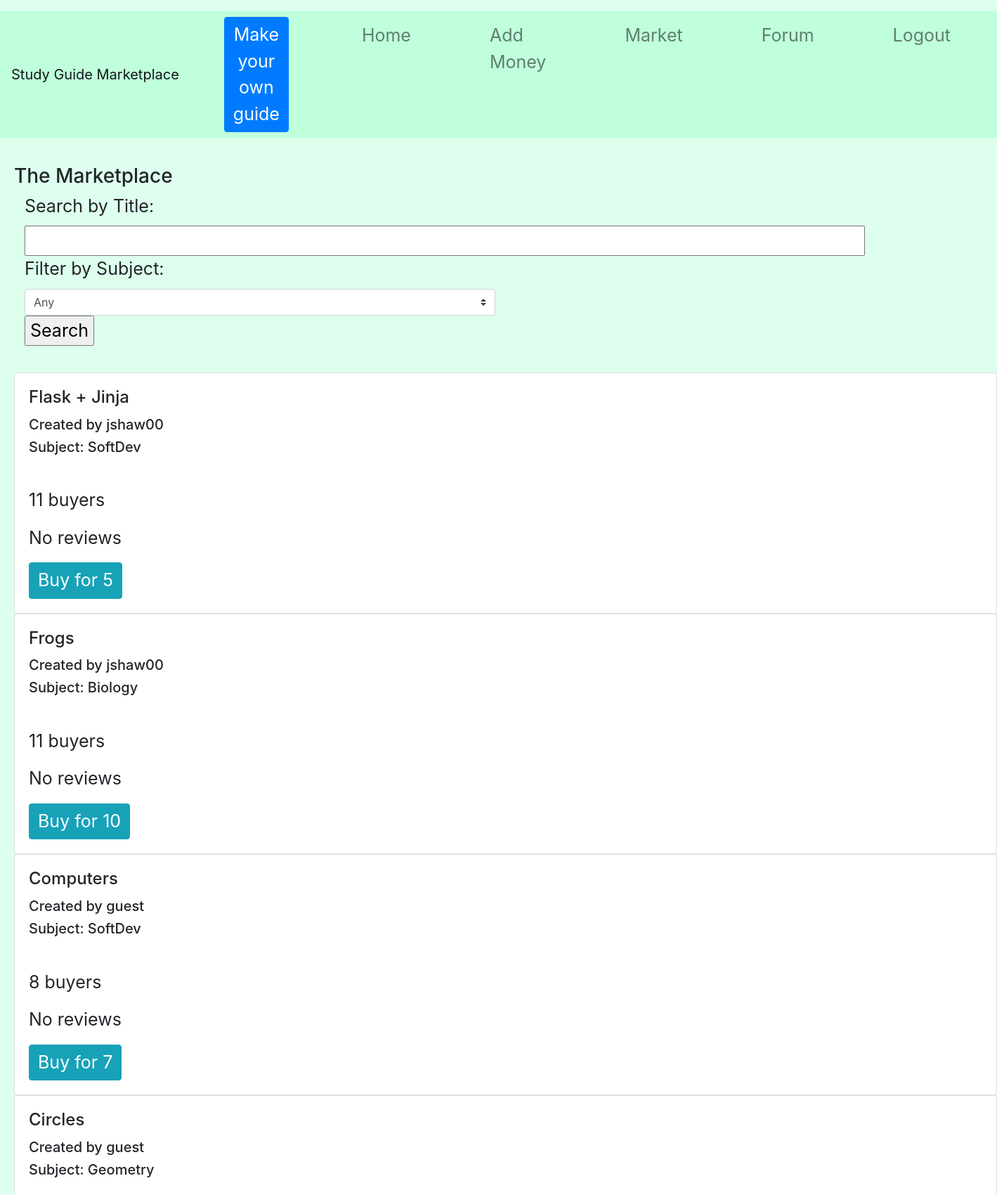
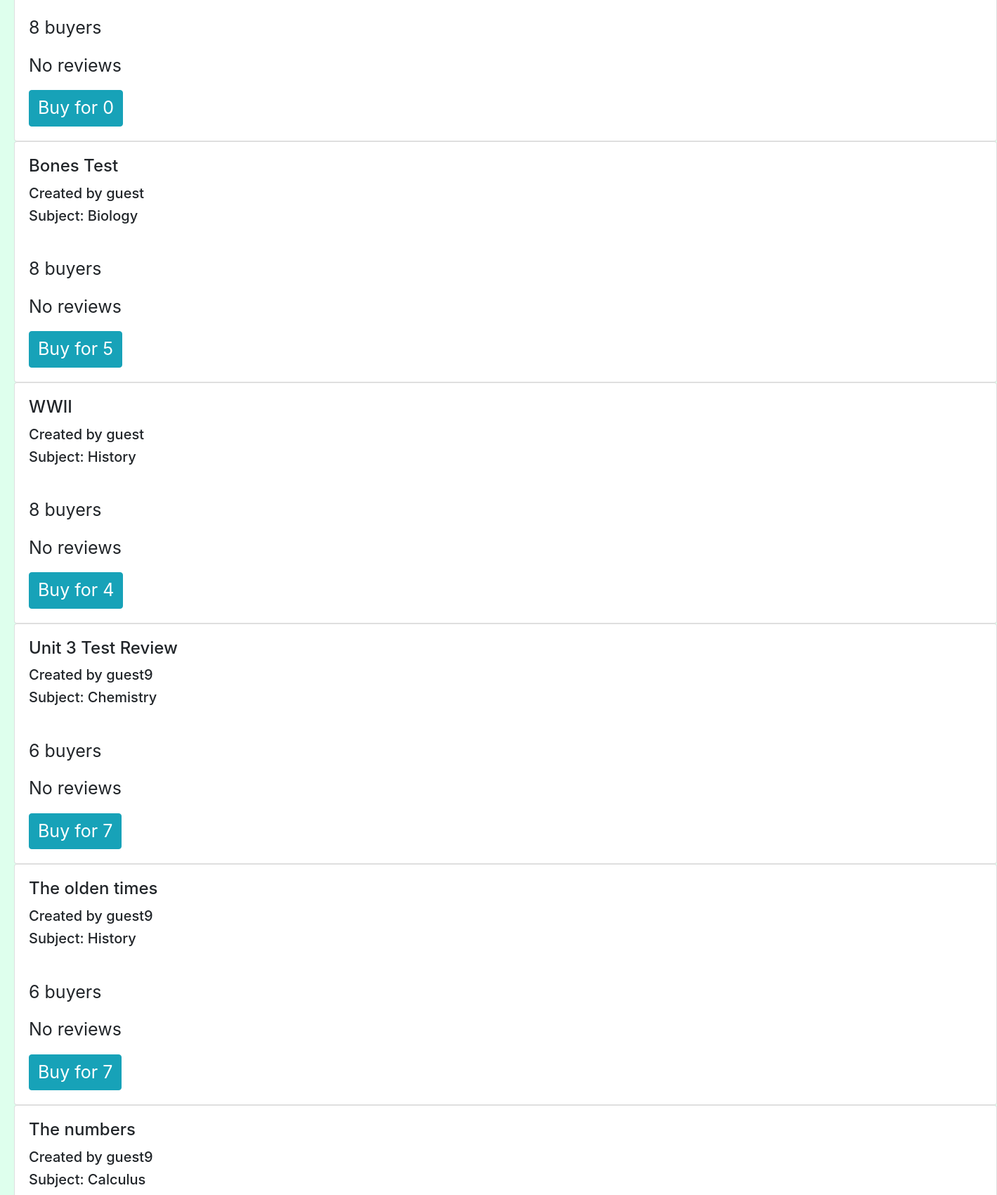
Page /market (signed in, upper part) on the committed database (2 pictures, top to bottom).
### tables this page shows
CREATE TABLE guides(id INTEGER, user TEXT, name TEXT, rating REAL, cost INTEGER, buyers INTEGER, subject TEXT, guide TEXT, ratings INTEGER);

### app/__init__.py (the view)
    def login_check(*args, **kwargs):
        if 'username' not in session:
            return redirect(url_for("login"))
        return route_function(*args, **kwargs)

### app/__init__.py (called while the page is built)
def protected(route_function):
    def login_check(*args, **kwargs):
        if 'username' not in session:
            return redirect(url_for("login"))
        return route_function(*args, **kwargs)
    login_check.__name__ = route_function.__name__
    return login_check

@app.route("/market", methods=['GET', 'POST'])
@protected
def market():
    results = []
    gs = ops.get_unguides(session['username'])
    q = ""
    sub = "Any"
    if 'subject' in request.form.keys() and len(request.form['subject']) > 0:
        sub = request.form['subject']
    if 'query' in request.form.keys() and len(request.form['query']) > 0:
        q = request.form['query']
        for guide in gs:
            if q.lower() in guide["name"].lower():
                if sub == "Any" or guide["subject"] == sub:
                    results.append(guide)
    else:
         for guide in gs:
             if sub == "Any" or guide["subject"] == sub:
                 results.append(guide)
    return render_template("market.html", guides = results, query = q, subjects = ops.get_subjects(), subject = sub)

### app/utl/ops.py (called while the page is built)
def get_unguides(username):
    db = sqlite3.connect(DB_FILE)
    c = db.cursor()
    c.execute("SELECT * FROM guides WHERE user != ?;" , (username,))
    g = c.fetchall()
    ans = []
    for row in g:
        c.execute("SELECT * FROM buyers WHERE user = ? AND id = ?;" , (username,row[0]))
        if c.fetchone() is None:
            next = {}
            next["id"] = row[0]
            next["user"] = row[1]
            next["name"] = row[2]
            next["rating"] = row[3]
            next["cost"] = row[4]
            next["buyers"] = row[5]
            next["subject"] = row[6]
            next["guide"] = row[7]
            next["ratings"] = row[8]
            ans.append(next)
    return ans

def get_subjects():
    db = sqlite3.connect(DB_FILE)
    c = db.cursor()
    ans = []
    c.execute("SELECT * FROM guides;")
    g = c.fetchall()
    for row in g:
        if row[6] not in ans:
            ans.append(row[6])
    return ans

### app/templates/market.html (shortened to what this page needs)
{% extends "base.html" %}
{% block body %}
  <br>
  <h3> The Marketplace </h3>
  <div class="col-md-6">
  <form method="post">
            <label>Search by Title:</label>
            <input type="text" name="query" size="70">
            <br>
            <label>Filter by Subject:</label>
            <select class="custom-select" name="subject">
              <option selected>Any</option>
            </select>
        <input type="submit" name="button" value="Search">
  </form>
  </div>
  <br>
  {% if guides|length < 1 %}
    <p> No results found. </p>
    {% else %}
        {% for guide in guides %}
          <div class="card">
            <div class="card-body">
              <h4 class="card-title">{{ guide["name"] }}</h4>
              <h5>Created by {{ guide["user"] }}</h5>
              <h5>Subject: {{ guide["subject"]}}</h5>
              <br>
              <p class="card-text">{{ guide["buyers"] }} buyers</p>
              {% if guide["ratings"] == 0 %}
                <p class="card-text">No reviews</p>
              {% else %}
                <p class="card-text">{{ guide["rating"] }} rating on {{ guide["ratings"] }} reviews</p>
              {% endif %}
              <a href={{"/buy/"+(guide["id"]|string)}} class="btn btn-info">Buy for {{ guide["cost"] }}</a><br>
            </div>
          </div>
        {% endfor %}
  {% endif %}
{% endblock %}

### app/static/styles.css (style rules this page uses)
body { background-color: #deffed; font-size: 25px; }
.btn { font-size: 25px; }

### rows in the picture
guides: name "Flask + Jinja", user "jshaw00", subject "SoftDev", buyers "11", ratings "No reviews", cost "5"
guides: name "Frogs", user "jshaw00", subject "Biology", buyers "11", ratings "No reviews", cost "10"
guides: name "Computers", user "guest", subject "SoftDev", buyers "8", ratings "No reviews", cost "7"
guides: name "Circles", user "guest", subject "Geometry", buyers "8", ratings "No reviews", cost "0"
guides: name "Bones Test", user "guest", subject "Biology", buyers "8", ratings "No reviews", cost "5"
guides: name "WWII", user "guest", subject "History", buyers "8", ratings "No reviews", cost "4"
guides: name "Unit 3 Test Review", user "guest9", subject "Chemistry", buyers "6", ratings "No reviews", cost "7"
guides: name "The olden times", user "guest9", subject "History", buyers "6", ratings "No reviews", cost "7"
guides: name "The numbers", user "guest9", subject "Calculus"
